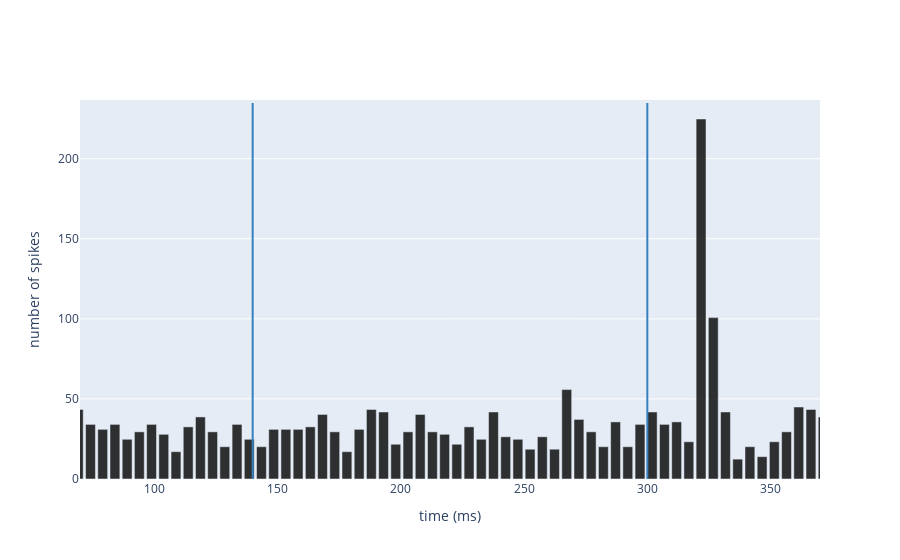

Notebook code for this chart:
### Markdown cell above
<div align=justify>Plot the histogram of spikes. 
For all cell type you can observe an increased firing rate during the Conditioned Stimulus, whose amount depends on the balance between excitatory and inhibitory input received by that neural population. For neurons receiving also the Unconditioned Stimulus through Inferior Olive connections, you can observe pause and/or bursting responses, resulting from E-GLIF dynamics and network topology. For Molecular Layer Interneurons, the spillover-mediated connections from Inferior Olive cause a delayed increase of firing rate following the US.</div>

### Code cell
metrics(times, simulation_length, # neurons to plot same as CELL_TO_PLOT:
        nest_network.brain_regions['Right Interposed nucleus']['dcn_cell_glut_large'].neurons)

### Figure 1 — Plotly figure (JSON) as saved in the notebook; plotly's stock layout.template omitted (floating-point values rounded to 4 significant figures)
{"data": [{"marker": {"color": "rgba(0, 0, 0, .8)"}, "type": "bar", "width": 4, "x": [0, 4.95, 9.901, 14.85, 19.8, 24.75, 29.7, 34.65, 39.6, 44.55, 49.5, 54.46, 59.41, 64.36, 69.31, 74.26, 79.21, 84.16, 89.11, 94.06, 99.01, 104.0, 108.9, 113.9, 118.8, 123.8, 128.7, 133.7, 138.6, 143.6, 148.5, 153.5, 158.4, 163.4, 168.3, 173.3, 178.2, 183.2, 188.1, 193.1, 198.0, 203.0, 207.9, 212.9, 217.8, 222.8, 227.7, 232.7, 237.6, 242.6, 247.5, 252.5, 257.4, 262.4, 267.3, 272.3, 277.2, 282.2, 287.1, 292.1, 297.0, 302.0, 306.9, 311.9, 316.8, 321.8, 326.7, 331.7, 336.6, 341.6, 346.5, 351.5, 356.4, 361.4, 366.3, 371.3, 376.2, 381.2, 386.1, 391.1, 396.0, 401.0, 405.9, 410.9, 415.8, 420.8, 425.7, 430.7, 435.6, 440.6, 445.5, 450.5, 455.4, 460.4, 465.3, 470.3, 475.2, 480.2, 485.1, 490.1, 495.0], "y": [155.0, 43.41, 4.651, 4.651, 1.55, 1.55, 4.651, 6.202, 4.651, 13.95, 20.16, 27.91, 44.96, 34.11, 43.41, 34.11, 31.01, 34.11, 24.81, 29.46, 34.11, 27.91, 17.05, 32.56, 38.76, 29.46, 20.16, 34.11, 24.81, 20.16, 31.01, 31.01, 31.01, 32.56, 40.31, 29.46, 17.05, 31.01, 43.41, 41.86, 21.71, 29.46, 40.31, 29.46, 27.91, 21.71, 32.56, 24.81, 41.86, 26.36, 24.81, 18.6, 26.36, 18.6, 55.81, 37.21, 29.46, 20.16, 35.66, 20.16, 34.11, 41.86, 34.11, 35.66, 23.26, 224.8, 100.8, 41.86, 12.4, 20.16, 13.95, 23.26, 29.46, 44.96, 43.41, 38.76, 32.56, 35.66, 26.36, 17.05, 13.95, 31.01, 29.46, 40.31, 20.16, 29.46, 215.5, 83.72, 55.81, 29.46, 31.01, 15.5, 20.16, 34.11, 40.31, 24.81, 32.56, 40.31, 20.16, 27.91, 17.05]}], "layout": {"scene": {"aspectmode": "data"}, "shapes": [{"line": {"color": "rgb(55, 128, 191)", "width": 2}, "type": "line", "x0": 140, "x1": 140, "y0": 0, "y1": 234.8}, {"line": {"color": "rgb(55, 128, 191)", "width": 2}, "type": "line", "x0": 300, "x1": 300, "y0": 0, "y1": 234.8}], "xaxis": {"range": [70, 370], "title": {"text": "time (ms)"}}, "yaxis": {"title": {"text": "number of spikes"}}}}
